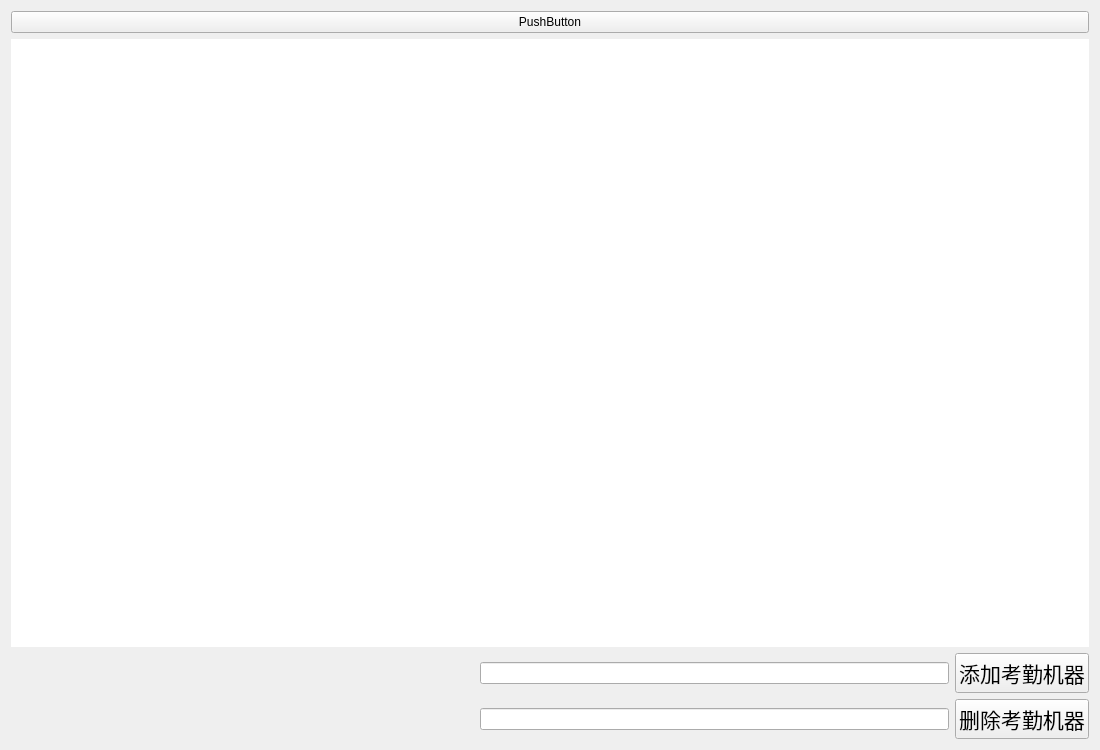
<?xml version="1.0" encoding="UTF-8"?>
<ui version="4.0">
 <class>addAndDeleteMac</class>
 <widget class="QWidget" name="addAndDeleteMac">
  <property name="geometry">
   <rect>
    <x>0</x>
    <y>0</y>
    <width>1100</width>
    <height>750</height>
   </rect>
  </property>
  <property name="windowTitle">
   <string>Form</string>
  </property>
  <property name="styleSheet">
   <string notr="true"/>
  </property>
  <layout class="QGridLayout" name="gridLayout">
   <item row="0" column="1">
    <layout class="QHBoxLayout" name="horizontalLayout_2">
     <item>
      <widget class="QPushButton" name="pushButton">
       <property name="text">
        <string>PushButton</string>
       </property>
      </widget>
     </item>
    </layout>
   </item>
   <item row="2" column="1">
    <widget class="QTableView" name="tableView">
     <property name="minimumSize">
      <size>
       <width>410</width>
       <height>500</height>
      </size>
     </property>
     <property name="styleSheet">
      <string notr="true">#tableView
{border-style:thin;
}

QTableView::pane{
border:1px solid #C0DCF2;
selection-background-color:#F2F9FF;
selection-color:rgba(193,193,193,200);
alternate-background-color:rgba(193,193,193,200);
gridline-color:rgb(255, 0, 0);
}

QTableView::item:selected{
color:rgb(255, 255, 255);

background-color:rgb(230, 230, 230);
}

QTableView::item:hover{
color:rgb(255, 255, 255);
background:qlineargradient(spread:pad,x1:0,y1:0,x2:0,y2:1,stop:0 #F2F9FF,stop:1 #DAEFFF);
background-color:rgb(230, 230, 230);
}

QTableView::item{
padding:5px;
margin:0px;
}

QHeaderView::section,QTableCornerButton:section{
padding:3px;
margin:0px;
color:rgb(255,255,255);
border:1px solid rgb(230, 230, 230);
border-left-width:0px;
border-right-width:1px;
border-top-width:0px;
border-bottom-width:1px;
background:qlineargradient(spread:pad,x1:0,y1:0,x2:0,y2:1,stop:0 #F2F9FF,stop:1 #DAEFFF);
	background-color: rgb(193, 193, 193);
}







QScrollBar::add-line:vertical {
    height: 0px;
    subcontrol-position: bottom;
    subcontrol-origin: margin;
}

QScrollBar::sub-line:vertical {
    height: 0px;
    subcontrol-position: top;
    subcontrol-origin: margin;
}

QScrollBar::add-page:vertical, QScrollBar::sub-page:vertical {
    background: none;
}
</string>
     </property>
    </widget>
   </item>
   <item row="3" column="1">
    <layout class="QHBoxLayout" name="horizontalLayout">
     <item>
      <spacer name="horizontalSpacer">
       <property name="orientation">
        <enum>Qt::Horizontal</enum>
       </property>
       <property name="sizeHint" stdset="0">
        <size>
         <width>40</width>
         <height>20</height>
        </size>
       </property>
      </spacer>
     </item>
     <item>
      <widget class="QLineEdit" name="lineEditAddMac"/>
     </item>
     <item>
      <widget class="QPushButton" name="pushButtonAdd">
       <property name="font">
        <font>
         <family>Adobe 楷体 Std R</family>
         <pointsize>16</pointsize>
        </font>
       </property>
       <property name="styleSheet">
        <string notr="true"/>
       </property>
       <property name="text">
        <string>添加考勤机器</string>
       </property>
      </widget>
     </item>
    </layout>
   </item>
   <item row="4" column="1">
    <layout class="QHBoxLayout" name="horizontalLayout_5">
     <item>
      <spacer name="horizontalSpacer_2">
       <property name="orientation">
        <enum>Qt::Horizontal</enum>
       </property>
       <property name="sizeHint" stdset="0">
        <size>
         <width>40</width>
         <height>20</height>
        </size>
       </property>
      </spacer>
     </item>
     <item>
      <widget class="QLineEdit" name="lineEditDeleteMac"/>
     </item>
     <item>
      <widget class="QPushButton" name="pushButtonDelete">
       <property name="font">
        <font>
         <family>Adobe 楷体 Std R</family>
         <pointsize>16</pointsize>
        </font>
       </property>
       <property name="styleSheet">
        <string notr="true"/>
       </property>
       <property name="text">
        <string>删除考勤机器</string>
       </property>
      </widget>
     </item>
    </layout>
   </item>
  </layout>
 </widget>
 <resources/>
 <connections>
  <connection>
   <sender>pushButtonAdd</sender>
   <signal>clicked()</signal>
   <receiver>addAndDeleteMac</receiver>
   <slot>addMac()</slot>
   <hints>
    <hint type="sourcelabel">
     <x>692</x>
     <y>501</y>
    </hint>
    <hint type="destinationlabel">
     <x>762</x>
     <y>795</y>
    </hint>
   </hints>
  </connection>
  <connection>
   <sender>pushButtonDelete</sender>
   <signal>clicked()</signal>
   <receiver>addAndDeleteMac</receiver>
   <slot>deleteMac()</slot>
   <hints>
    <hint type="sourcelabel">
     <x>674</x>
     <y>511</y>
    </hint>
    <hint type="destinationlabel">
     <x>681</x>
     <y>801</y>
    </hint>
   </hints>
  </connection>
 </connections>
 <slots>
  <slot>addMac()</slot>
  <slot>deleteMac()</slot>
 </slots>
</ui>
